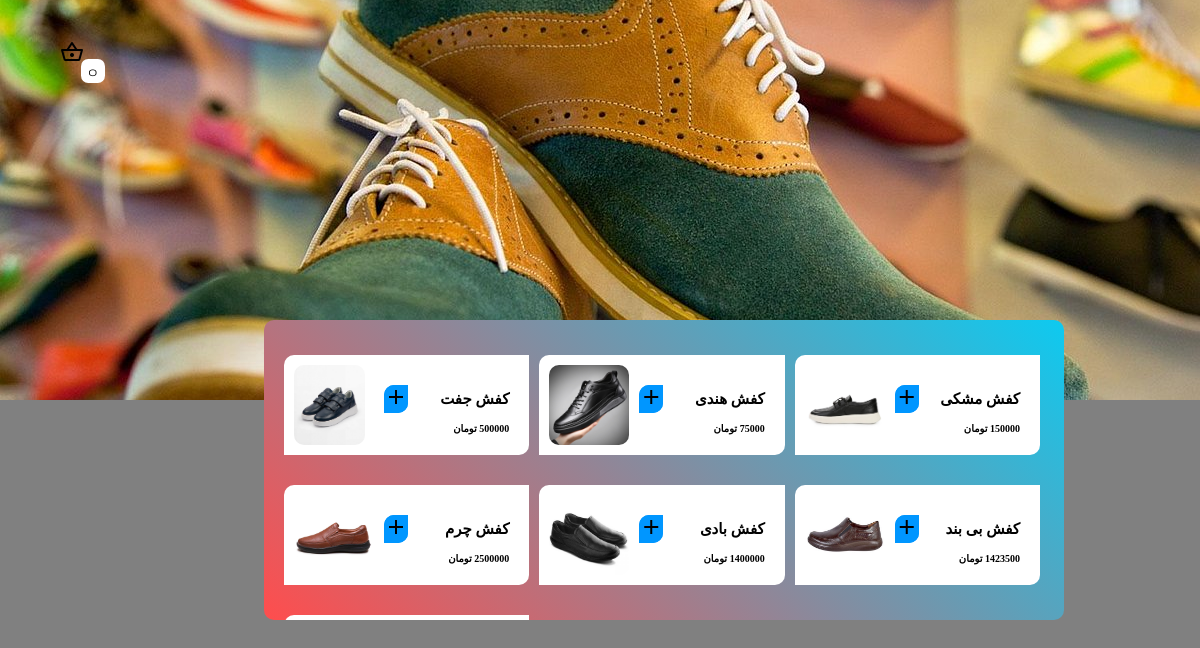
The page / on the database its author committed.
### shoes/models.py (models this page shows, shortened)
class Product(models.Model):
    name = models.CharField(max_length=99, verbose_name="نام محصول")
    image = models.ImageField(verbose_name="عکس محصول", null=True, blank=True)
    stock = models.PositiveIntegerField(verbose_name="موجودی محصول", default=0)
    price = models.PositiveBigIntegerField(verbose_name="قیمت محصول")
    class Meta:
        verbose_name = "محصول"
        verbose_name_plural = "محصول ها"

### shoes/views.py (the view, shortened to what this page needs)
# urls.py: path('', views.HomeView.as_view(), name="home"),
class HomeView(View):
    def get(self, request):
        pro = Product.objects.all()
        count = 0
        if request.user.is_authenticated:
            basket = Order.get_basket(request.user)
            if basket:
                count = len(basket.orderitem_set.all())
        response = render(request, "main.html", {"products": pro, "count": count})
        if request.user.is_authenticated and not request.COOKIES.get("token", None):
            token, _ = Token.objects.get_or_create(user=request.user)
            response.set_cookie(key="token", value=token)
        return response

### templates/main.html (shortened to what this page needs)
<!DOCTYPE html>
<html lang="en">
    <head>
        <link href='https://unpkg.com/boxicons@2.1.4/css/boxicons.min.css' rel='stylesheet'>
        <link rel="stylesheet" href="https://cdn.jsdelivr.net/npm/swiper@10/swiper-bundle.min.css" />
        <link rel="stylesheet" href="../static/css/style.css">
		<link rel="stylesheet" href="../static/css/font.css">
    </head>
    <body>
        <a href="/cart"><i class="material-symbols-outlined basket" data-count="{{count}}">shopping_basket</i></a>
        <div class="img"></div>
        <div class="contact">
            <div class="product">
                <ul class="grid-items">
					{% for product in products %}
						<li>
							<a href="#">
								<img src="{{product.image.url}}" alt="category">
								<div class="detail">
									<h3>{{product.name}}</h3>
									<h4>{{product.price}} تومان</h4>
								</div>
								<form method="post" action="">
									<button name="type" value="add"><span class="material-symbols-outlined">add</span></button>
								</form>
							</a>
						</li>
					{% endfor %}
                </ul>
            </div>
        </div>
    </body>
</html>

### static/css/style.css (style rules this page uses)
* { border:0; margin:0; padding:0; line-height: 1.2; }
body { background-color: grey; }
.img { width: 100%; height: 50vh; background-image: url('../images/friendly-shop.jpg'); background-size: cover; background-position: center; }
.contact { position: absolute; top: 40%; left: 22%; display: flex; flex-direction: column; align-self: center; justify-content: center; align-items: center; height: 300px; width: 800px; background: linear-gradient(40deg, #ff4d4d, #0dcaf0); border-radius: 10px; -webkit-border-radius: 10px; -moz-border-radius: 10px; -ms-border-radius: 10px; -o-border-radius: 10px; }
h3 { font-family: dana; color:black; font-size: 15px; }
.grid-items { display: grid; grid-template-columns: repeat(3, 1fr); align-items: center; justify-content: flex-start; width: 92%; gap: 30px; flex-wrap: wrap; }
ul { padding: 20px; list-style-type: none; }
ul li { padding: 10px; width: 100%; background-color: white ; border-top-left-radius: 10px; border-bottom-right-radius: 10px; }
.product { position: relative; height: 500px; width: 100%; overflow-y: auto; overflow-x: hidden; padding-top: 15px; }
.grid-items img { height: 80px; border-radius: 10px; -webkit-border-radius: 10px; -moz-border-radius: 10px; -ms-border-radius: 10px; -o-border-radius: 10px; }
a { display: flex; justify-content: space-between; text-decoration: none; color: black; }
.detail { display: block; margin-left: 10px; text-align: start; justify-content: start; align-items: start; margin-top: 15px; direction: rtl; padding: 10px; }
h4 { font-family: dana; margin-top: 15px; font-size: 10px; }
a form { position: absolute; margin-top: 20px; margin-left: 90px; text-align: center; align-items: center; justify-content: center; background-color: #0096FF; border-top-left-radius: 10px; border-bottom-right-radius: 10px; }
a form button { background-color: #0096FF; border-top-left-radius: 10px; border-bottom-right-radius: 10px; }
.basket { position: absolute; top: 5%; left: 5%; width: 1.6rem; height: 1.6rem; border:none; background-color: none; }
.basket::after { content: attr(data-count); position: absolute; top: 1.2rem; right: -1.2rem; width: 1.5rem; height: 1.5rem; border-radius: 30%; -webkit-border-radius: 30%; -moz-border-radius: 30%; -ms-border-radius: 30%; -o-border-radius: 30%; background-color: white; color: black; display: flex; align-items: center; justify-content: center; font-size: 9px; }

### rows shown on the page
Product: image (picture), name "کفش جفت", price "500000"
Product: image (picture), name "کفش هندی", price "75000"
Product: image (picture), name "کفش مشکی", price "150000"
Product: image (picture), name "کفش چرم", price "2500000"
Product: image (picture), name "کفش بادی", price "1400000"
Product: image (picture), name "کفش بی بند", price "1423500"
